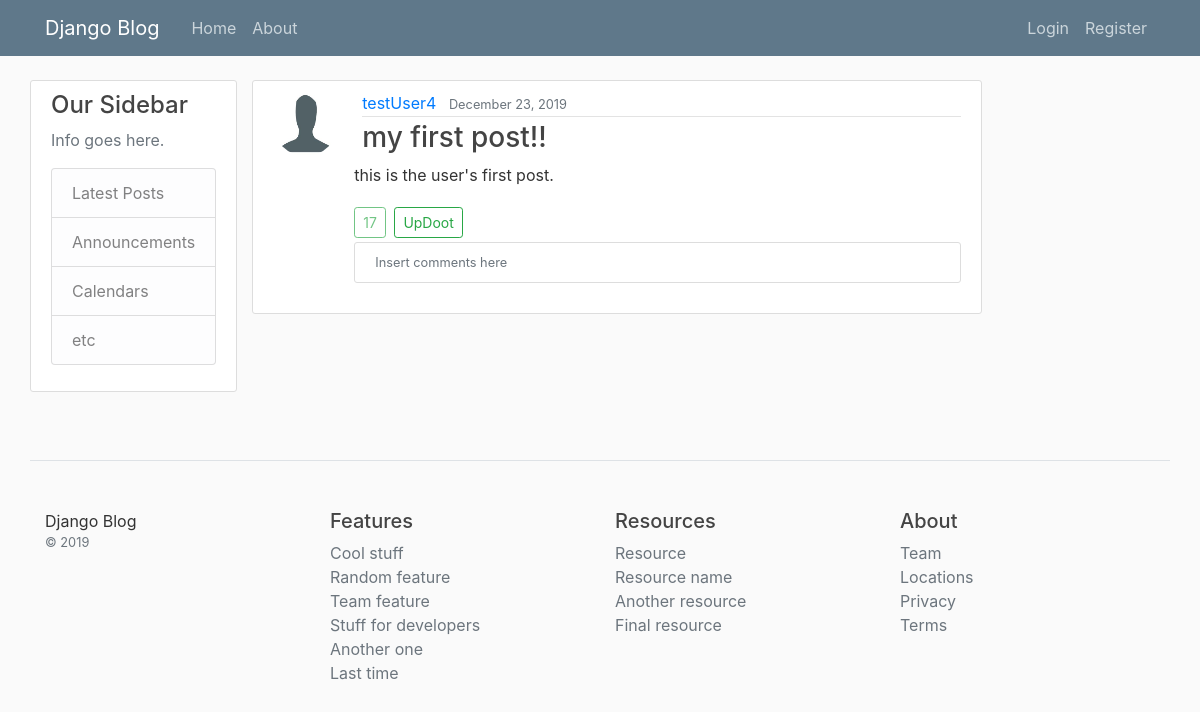
The app's page /post/8/, older data.
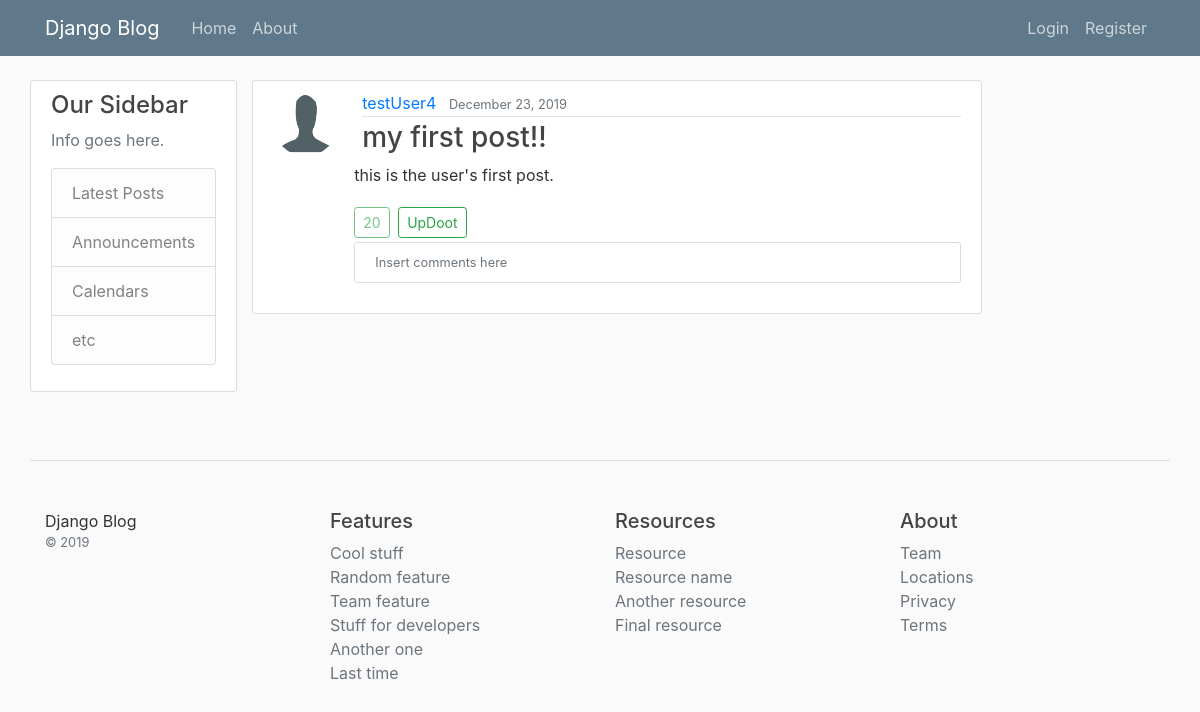
The same page, newer data.
### blog/models.py (models this page shows, shortened)
class Post(models.Model):
	title = models.CharField(max_length=100)
	content = models.TextField()
	date_posted = models.DateTimeField(default=timezone.now)
	author = models.ForeignKey(User, on_delete=models.CASCADE)
	updoots = models.SmallIntegerField(default=0)

### users/models.py (models this page shows, shortened)
class Profile(models.Model):
	user = models.OneToOneField(User, on_delete=models.CASCADE)
	image = models.ImageField(default='default.jpeg', upload_to='profile-pics')
	bio = models.TextField()

### blog/views.py (the view)
# urls.py: path('post/<int:pk>/', PostDetailView.as_view(), name='post-detail'),
class PostDetailView(DetailView):
	model = Post
	context_object_name = 'post'

### blog/templates/blog/post_detail.html (shortened to what this page needs)
{% extends "blog/base.html" %}
{% block content %}
<article class="media content-section">
	<img class="rounded-circle article-img" src="{{ post.author.profile.image.url }}">
	<div class="media-body">
		<div class="media-section ml-2">
			<div class="article-metadata">
				<a class="mr-2" href="{% url 'user-posts' post.author.username %}">{{ post.author }}</a>
				<small class="text-muted">{{ post.date_posted|date:"F d, Y" }}</small>
			</div>
			<h3 class="article-title">{{ post.title }}</h3>
		</div>
		<p class="article-content">{{ post.content }}</p>
		<a class="btn btn-outline-success btn-sm disabled mr-1">{{ post.updoots }}</a>
		<a class="btn btn-outline-success btn-sm mt-1 mb-1" href="{% url 'post-updoot' post.id 'detail' %}">UpDoot</a>
		<div class="media content-section">
			<small class="text-muted">Insert comments here</small>
		</div>
	</div>
</article>
{% endblock content %}

Row changes from the older to the newer data that the page shows:
changed Post "my first post!!": updoots "17" → "20"
